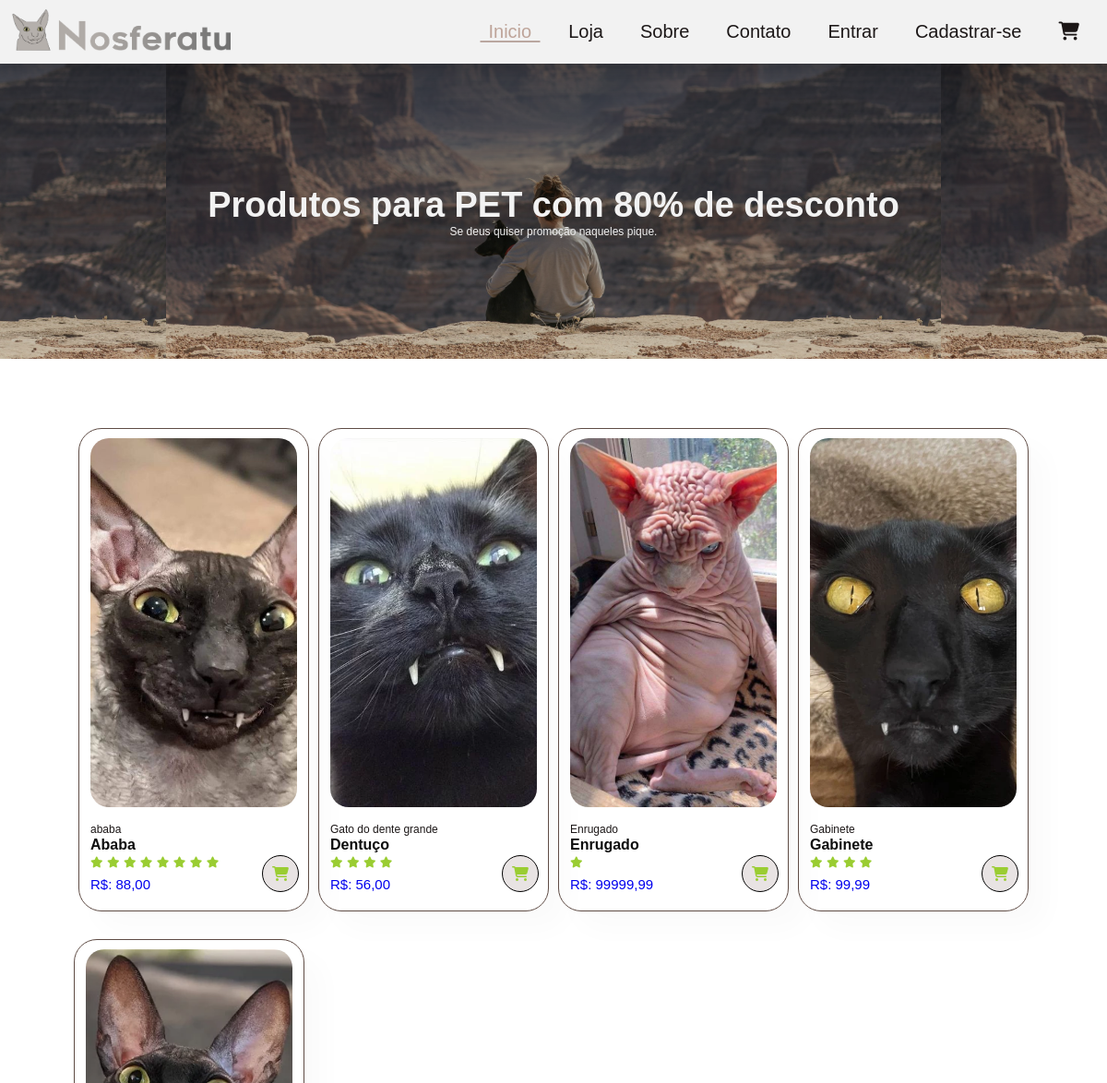
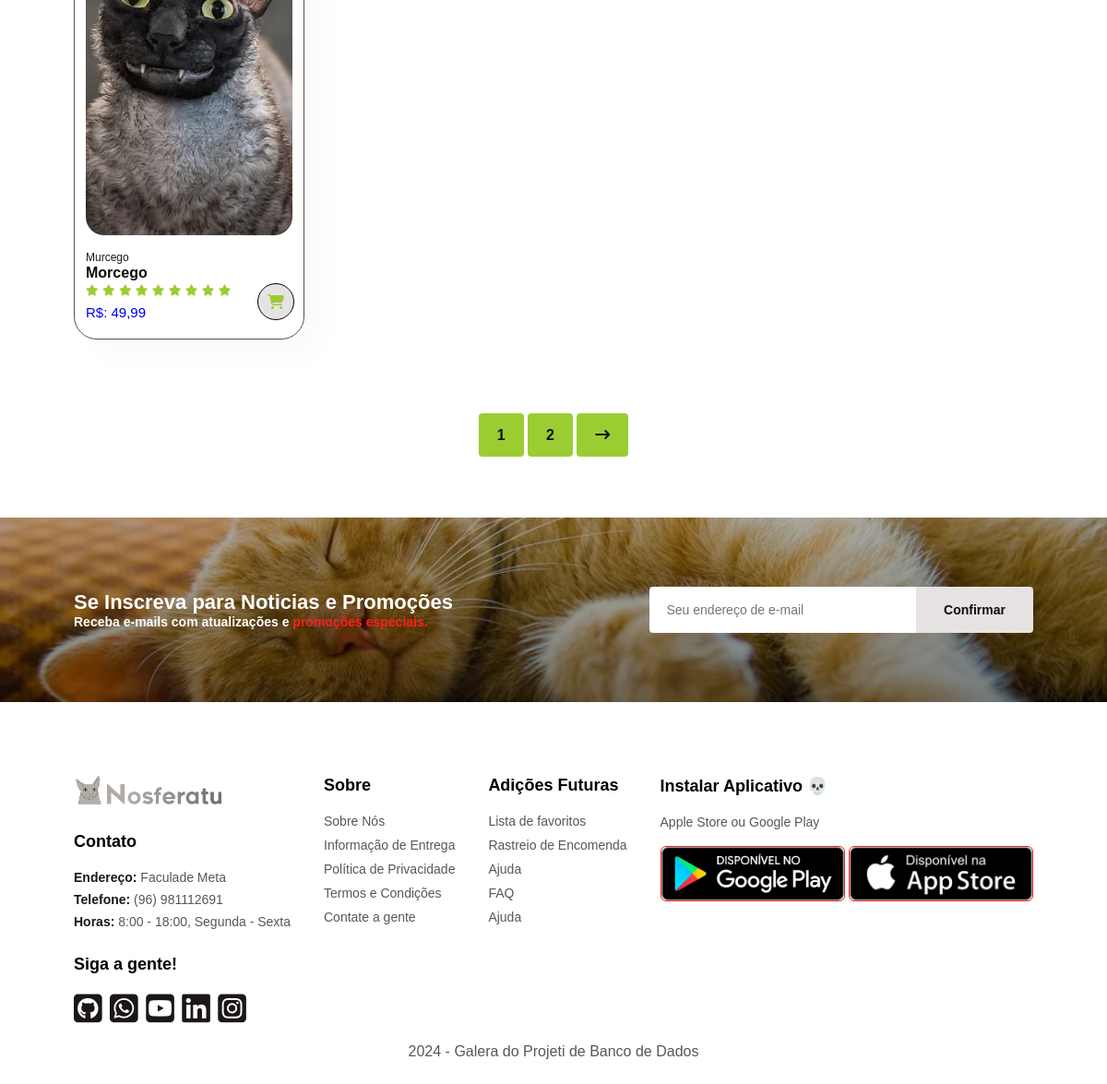
Page /shop on the committed database (2 pictures, top to bottom).
### loja/models.py (models this page shows)
class Produto(models.Model):
    nome = models.CharField(max_length=255, blank=False, null=False, default="Produto sem nome")
    descricao = models.CharField(max_length=2048, blank=False, null=False, default="")
    mini_descricao = models.CharField(max_length=255, blank=False, null=False, default="")
    preco = models.DecimalField(max_digits=11, decimal_places=2, blank=False, null=False, default=0.0)
    estoque = models.IntegerField(blank=False, null=False, default=0)
    peso = models.DecimalField(max_digits=11, decimal_places=2, blank=False, null=False, default=0.0)
    cod_barras = models.CharField(max_length=255, blank=False, null=False, default="000000000")
    desconto = models.DecimalField(max_digits=5, decimal_places=2, blank=False, null=False, default=0.0)
    avaliacao = models.IntegerField(blank=False, null=False, default=0)
    url_imagem = models.CharField(max_length=255, blank=False, null=False, default="")
    def range_avaliacao(self):
        return range(0, self.avaliacao)
    def __str__(self):
        return f"Produto: {self.nome}"

### loja/views.py (the view)
# urls.py: path("shop", views.shop, name="shop"),
def shop(request: HttpRequest):
    produtos = Produto.objects.all().order_by("nome")
    print("Produtos encontrados:", produtos)
    return render(request, "loja/shop.html", {"produtos": produtos})

### loja/templates/loja/shop.html (shortened to what this page needs)
{% load static %}
<!DOCTYPE html>
<html lang="en">
    <head>
        <link href="{% static 'loja/styles.css'%}" rel="stylesheet">
        <link rel="stylesheet" href="https://cdnjs.cloudflare.com/ajax/libs/font-awesome/6.5.2/css/all.min.css">
        <link href="https://fonts.cdnfonts.com/css/renogare" rel="stylesheet">
    </head>
    <body>
        {% include 'loja/snippets/header.html' %}
        <section id="page-header">
            <h3>Produtos para PET com 80% de desconto</h3>
            <p>Se deus quiser promoção naqueles pique.</p>
        </section>
        <section id="product1" class="section-p1">
            <div class="pro-container">
                {% for produto in produtos %}
                {% include 'loja/snippets/caixa_produto.html' with produto=produto %}
                {% endfor %}
            </div>
        </section>
        <section id="pagination" class="section-p1">
            <a href="#">1</a>
            <a href="#">2</a>
            <a href="#"><i class="fa fa-long-arrow-right"></i></a>
        </section>
        {% include 'loja/snippets/newsletter.html' %}
        {% include 'loja/snippets/footer.html' %}
    </body>
</html>

### loja/templates/loja/snippets/caixa_produto.html
<a href="/produto/{{ produto.id }}">
    <div class="pro">
        <img src={{ produto.url_imagem }} alt="">
        <div class="des">
            <span>{{ produto.mini_descricao }}</span>
            <h5>{{ produto.nome }}</h5>
            <div class="star">
                {% for i in produto.range_avaliacao %}
                <i class="fas fa-star"></i>
                {% endfor %}
            </div>
            <h4>R$: {{ produto.preco }}</h4>
        </div>
        <a class="cart" href="#"><i class="fa fa-shopping-cart"></i></a>
    </div>
</a>

### loja/static/loja/styles.css (style rules this page uses)
* { font-family: "Renogare", sans-serif; box-sizing: border-box; text-decoration: none; margin: 0; padding: 0; }
html { font-size: 100%; }
h3 { font-size: 2.369rem; }
h4 { font-size: 1.777rem; }
h5 { font-size: 1.333rem; }
p { font-size: 0.75rem; color: #1c1717; }
body { width: 100%; }
.section-p1 { padding: 40px 80px; }
#product1 { text-align: center; }
#product1 .pro-container { display: flex; justify-content: space-between; padding-top: 20px; flex-wrap: wrap; }
#product1 .pro { width: 23%; min-width: 250px; padding: 10px 12px; border: 1px solid #5f4c45; border-radius: 25px; cursor: pointer; box-shadow: 20px 20px 30px rgba(0, 0, 0, 0.02); margin: 15px 0px; transition: 0.2s ease; position: relative; }
#product1 .pro img { width: 100%; height: 400px; border-radius: 20px; object-fit: cover; }
#product1 .pro .des { text-align: start; padding: 10px 0; }
#product1 .pro .des span { color: #1c1717; font-size: 12px; }
#product1 .pro .des h5 { color: #0d0d0d; font-size: 16px; }
#product1 .pro .des i { font-size: 12px; color: yellowgreen; }
#product1 .pro .des h4 { padding-top: 7px; font-size: 15px; font-weight: 500; }
#product1 .pro .cart { width: 40px; height: 40px; line-height: 40px; border-radius: 50px; background-color: #e8e3e3; font-weight: 500; color: yellowgreen; border: 1px solid black; position: absolute; bottom: 20px; right: 10px; }
#page-header { background-image: linear-gradient(rgba(0, 0, 0, 0.6), rgba(0, 0, 0, 0.2)), url(/static/loja/img/banner/cachorro.jpg); background-position: 50% 90%; background-size: 70%; height: 40vh; display: flex; justify-content: center; text-align: center; flex-direction: column; padding: 14px; }
#page-header p, #page-header h3 { color: #f2f2f2; }
#pagination { text-align: center; }
#pagination a { text-decoration: none; background-color: yellowgreen; padding: 15px 20px; border-radius: 4px; color: #0d0d0d; font-weight: 600; }
#pagination i { font-weight: 800; font-size: 16px; }

### rows in the picture
Produto: url_imagem (picture), mini_descricao "ababa", nome "Ababa", avaliacao 8 (drawn), preco "88,00"
Produto: url_imagem (picture), mini_descricao "Gato do dente grande", nome "Dentuço", avaliacao 4 (drawn), preco "56,00"
Produto: url_imagem (picture), mini_descricao "Enrugado", nome "Enrugado", avaliacao 1 (drawn), preco "99999,99"
Produto: url_imagem (picture), mini_descricao "Gabinete", nome "Gabinete", avaliacao 4 (drawn), preco "99,99"
Produto: url_imagem (picture), mini_descricao "Murcego", nome "Morcego", avaliacao 9 (drawn), preco "49,99"
